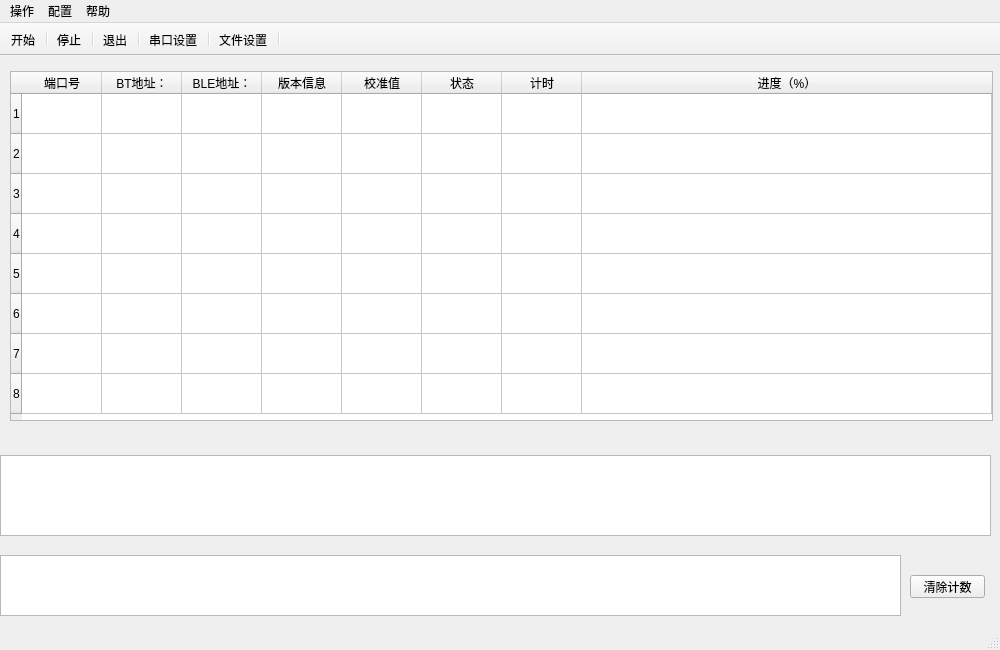
<?xml version="1.0" encoding="UTF-8"?>
<ui version="4.0">
 <class>BesDldMainWnd</class>
 <widget class="QMainWindow" name="BesDldMainWnd">
  <property name="windowModality">
   <enum>Qt::WindowModal</enum>
  </property>
  <property name="enabled">
   <bool>true</bool>
  </property>
  <property name="geometry">
   <rect>
    <x>0</x>
    <y>0</y>
    <width>1000</width>
    <height>650</height>
   </rect>
  </property>
  <property name="sizePolicy">
   <sizepolicy hsizetype="Fixed" vsizetype="Fixed">
    <horstretch>0</horstretch>
    <verstretch>0</verstretch>
   </sizepolicy>
  </property>
  <property name="minimumSize">
   <size>
    <width>1000</width>
    <height>650</height>
   </size>
  </property>
  <property name="maximumSize">
   <size>
    <width>1000</width>
    <height>650</height>
   </size>
  </property>
  <property name="acceptDrops">
   <bool>false</bool>
  </property>
  <property name="windowTitle">
   <string>产线升级工具 for 663</string>
  </property>
  <property name="windowIcon">
   <iconset>
    <normaloff>images/download.ico</normaloff>images/download.ico</iconset>
  </property>
  <property name="windowOpacity">
   <double>0.000000000000000</double>
  </property>
  <property name="autoFillBackground">
   <bool>true</bool>
  </property>
  <property name="toolButtonStyle">
   <enum>Qt::ToolButtonIconOnly</enum>
  </property>
  <property name="dockOptions">
   <set>QMainWindow::AllowTabbedDocks|QMainWindow::AnimatedDocks</set>
  </property>
  <property name="unifiedTitleAndToolBarOnMac">
   <bool>false</bool>
  </property>
  <widget class="QWidget" name="centralwidget">
   <property name="layoutDirection">
    <enum>Qt::LeftToRight</enum>
   </property>
   <property name="autoFillBackground">
    <bool>true</bool>
   </property>
   <property name="inputMethodHints">
    <set>Qt::ImhNone</set>
   </property>
   <widget class="QWidget" name="verticalLayoutWidget">
    <property name="geometry">
     <rect>
      <x>10</x>
      <y>0</y>
      <width>983</width>
      <height>381</height>
     </rect>
    </property>
    <layout class="QVBoxLayout" name="verticalLayout">
     <property name="spacing">
      <number>1</number>
     </property>
     <property name="leftMargin">
      <number>0</number>
     </property>
     <property name="topMargin">
      <number>0</number>
     </property>
     <property name="rightMargin">
      <number>0</number>
     </property>
     <property name="bottomMargin">
      <number>1</number>
     </property>
     <item>
      <widget class="QTableWidget" name="tableWidget">
       <property name="enabled">
        <bool>true</bool>
       </property>
       <property name="sizePolicy">
        <sizepolicy hsizetype="Fixed" vsizetype="Fixed">
         <horstretch>0</horstretch>
         <verstretch>0</verstretch>
        </sizepolicy>
       </property>
       <property name="minimumSize">
        <size>
         <width>981</width>
         <height>350</height>
        </size>
       </property>
       <property name="maximumSize">
        <size>
         <width>1000</width>
         <height>350</height>
        </size>
       </property>
       <property name="sizeIncrement">
        <size>
         <width>0</width>
         <height>0</height>
        </size>
       </property>
       <property name="baseSize">
        <size>
         <width>0</width>
         <height>0</height>
        </size>
       </property>
       <property name="toolTipDuration">
        <number>0</number>
       </property>
       <property name="autoFillBackground">
        <bool>true</bool>
       </property>
       <property name="textElideMode">
        <enum>Qt::ElideLeft</enum>
       </property>
       <property name="verticalScrollMode">
        <enum>QAbstractItemView::ScrollPerItem</enum>
       </property>
       <property name="horizontalScrollMode">
        <enum>QAbstractItemView::ScrollPerItem</enum>
       </property>
       <property name="gridStyle">
        <enum>Qt::SolidLine</enum>
       </property>
       <attribute name="horizontalHeaderCascadingSectionResizes">
        <bool>false</bool>
       </attribute>
       <attribute name="horizontalHeaderMinimumSectionSize">
        <number>50</number>
       </attribute>
       <attribute name="horizontalHeaderDefaultSectionSize">
        <number>80</number>
       </attribute>
       <attribute name="horizontalHeaderHighlightSections">
        <bool>false</bool>
       </attribute>
       <attribute name="horizontalHeaderShowSortIndicator" stdset="0">
        <bool>false</bool>
       </attribute>
       <attribute name="horizontalHeaderStretchLastSection">
        <bool>true</bool>
       </attribute>
       <attribute name="verticalHeaderDefaultSectionSize">
        <number>40</number>
       </attribute>
       <attribute name="verticalHeaderStretchLastSection">
        <bool>false</bool>
       </attribute>
       <row>
        <property name="text">
         <string>1</string>
        </property>
       </row>
       <row>
        <property name="text">
         <string>2</string>
        </property>
       </row>
       <row>
        <property name="text">
         <string>3</string>
        </property>
       </row>
       <row>
        <property name="text">
         <string>4</string>
        </property>
       </row>
       <row>
        <property name="text">
         <string>5</string>
        </property>
       </row>
       <row>
        <property name="text">
         <string>6</string>
        </property>
       </row>
       <row>
        <property name="text">
         <string>7</string>
        </property>
       </row>
       <row>
        <property name="text">
         <string>8</string>
        </property>
       </row>
       <column>
        <property name="text">
         <string>端口号</string>
        </property>
       </column>
       <column>
        <property name="text">
         <string>BT地址：</string>
        </property>
       </column>
       <column>
        <property name="text">
         <string>BLE地址：</string>
        </property>
       </column>
       <column>
        <property name="text">
         <string>版本信息</string>
        </property>
       </column>
       <column>
        <property name="text">
         <string>校准值</string>
        </property>
       </column>
       <column>
        <property name="text">
         <string>状态</string>
        </property>
       </column>
       <column>
        <property name="text">
         <string>计时</string>
        </property>
       </column>
       <column>
        <property name="text">
         <string>进度（%）</string>
        </property>
       </column>
      </widget>
     </item>
    </layout>
   </widget>
   <widget class="QDockWidget" name="dockWidget_1">
    <property name="enabled">
     <bool>true</bool>
    </property>
    <property name="geometry">
     <rect>
      <x>0</x>
      <y>380</y>
      <width>1001</width>
      <height>100</height>
     </rect>
    </property>
    <property name="minimumSize">
     <size>
      <width>40</width>
      <height>38</height>
     </size>
    </property>
    <property name="maximumSize">
     <size>
      <width>524287</width>
      <height>100</height>
     </size>
    </property>
    <property name="features">
     <set>QDockWidget::NoDockWidgetFeatures</set>
    </property>
    <widget class="QWidget" name="dockWidgetContents_5">
     <widget class="QTextBrowser" name="textBrowser">
      <property name="geometry">
       <rect>
        <x>0</x>
        <y>0</y>
        <width>991</width>
        <height>81</height>
       </rect>
      </property>
      <property name="minimumSize">
       <size>
        <width>0</width>
        <height>70</height>
       </size>
      </property>
     </widget>
    </widget>
   </widget>
   <widget class="QDockWidget" name="dockWidget_5">
    <property name="enabled">
     <bool>true</bool>
    </property>
    <property name="geometry">
     <rect>
      <x>0</x>
      <y>480</y>
      <width>1001</width>
      <height>91</height>
     </rect>
    </property>
    <property name="minimumSize">
     <size>
      <width>40</width>
      <height>38</height>
     </size>
    </property>
    <property name="maximumSize">
     <size>
      <width>524287</width>
      <height>100</height>
     </size>
    </property>
    <property name="features">
     <set>QDockWidget::NoDockWidgetFeatures</set>
    </property>
    <widget class="QWidget" name="dockWidgetContents_6">
     <widget class="QTextBrowser" name="textBrowser_2">
      <property name="geometry">
       <rect>
        <x>0</x>
        <y>0</y>
        <width>901</width>
        <height>61</height>
       </rect>
      </property>
      <property name="minimumSize">
       <size>
        <width>0</width>
        <height>50</height>
       </size>
      </property>
     </widget>
     <widget class="QPushButton" name="pushButton">
      <property name="geometry">
       <rect>
        <x>910</x>
        <y>20</y>
        <width>75</width>
        <height>23</height>
       </rect>
      </property>
      <property name="text">
       <string>清除计数</string>
      </property>
     </widget>
    </widget>
   </widget>
  </widget>
  <widget class="QStatusBar" name="statusbar"/>
  <widget class="QMenuBar" name="menuBar">
   <property name="geometry">
    <rect>
     <x>0</x>
     <y>0</y>
     <width>1000</width>
     <height>23</height>
    </rect>
   </property>
   <widget class="QMenu" name="menu">
    <property name="title">
     <string>操作</string>
    </property>
    <addaction name="actionStart"/>
    <addaction name="actionStop"/>
    <addaction name="actionQuit"/>
   </widget>
   <widget class="QMenu" name="menu_2">
    <property name="title">
     <string>配置</string>
    </property>
    <addaction name="actionSetup"/>
    <addaction name="actionFileSet"/>
   </widget>
   <widget class="QMenu" name="menu_3">
    <property name="title">
     <string>帮助</string>
    </property>
    <addaction name="actionHelp"/>
    <addaction name="actionAbout"/>
   </widget>
   <addaction name="menu"/>
   <addaction name="menu_2"/>
   <addaction name="menu_3"/>
  </widget>
  <widget class="QToolBar" name="toolBar">
   <property name="windowTitle">
    <string>toolBar</string>
   </property>
   <property name="movable">
    <bool>false</bool>
   </property>
   <attribute name="toolBarArea">
    <enum>TopToolBarArea</enum>
   </attribute>
   <attribute name="toolBarBreak">
    <bool>false</bool>
   </attribute>
   <addaction name="actionStart"/>
   <addaction name="separator"/>
   <addaction name="actionStop"/>
   <addaction name="separator"/>
   <addaction name="actionQuit"/>
   <addaction name="separator"/>
   <addaction name="actionSetup"/>
   <addaction name="separator"/>
   <addaction name="actionFileSet"/>
   <addaction name="separator"/>
  </widget>
  <action name="actionStart">
   <property name="checkable">
    <bool>true</bool>
   </property>
   <property name="icon">
    <iconset>
     <normaloff>images/start.png</normaloff>images/start.png</iconset>
   </property>
   <property name="text">
    <string>开始</string>
   </property>
   <property name="toolTip">
    <string>开始</string>
   </property>
  </action>
  <action name="actionStop">
   <property name="checkable">
    <bool>true</bool>
   </property>
   <property name="icon">
    <iconset>
     <normaloff>images/stop.png</normaloff>images/stop.png</iconset>
   </property>
   <property name="text">
    <string>停止</string>
   </property>
   <property name="toolTip">
    <string>停止</string>
   </property>
  </action>
  <action name="actionQuit">
   <property name="checkable">
    <bool>true</bool>
   </property>
   <property name="icon">
    <iconset>
     <normaloff>images/quit.png</normaloff>images/quit.png</iconset>
   </property>
   <property name="text">
    <string>退出</string>
   </property>
   <property name="toolTip">
    <string>退出</string>
   </property>
  </action>
  <action name="actionSetup">
   <property name="checkable">
    <bool>true</bool>
   </property>
   <property name="icon">
    <iconset>
     <normaloff>images/fileset.png</normaloff>images/fileset.png</iconset>
   </property>
   <property name="text">
    <string>串口设置</string>
   </property>
   <property name="toolTip">
    <string>串口设置</string>
   </property>
  </action>
  <action name="actionFileSet">
   <property name="checkable">
    <bool>true</bool>
   </property>
   <property name="icon">
    <iconset>
     <normaloff>images/setup.png</normaloff>images/setup.png</iconset>
   </property>
   <property name="text">
    <string>文件设置</string>
   </property>
   <property name="toolTip">
    <string>文件设置</string>
   </property>
  </action>
  <action name="actionHelp">
   <property name="icon">
    <iconset>
     <normaloff>images/help.png</normaloff>images/help.png</iconset>
   </property>
   <property name="text">
    <string>用户手册</string>
   </property>
   <property name="toolTip">
    <string>用户手册</string>
   </property>
  </action>
  <action name="actionAbout">
   <property name="checkable">
    <bool>true</bool>
   </property>
   <property name="icon">
    <iconset>
     <normaloff>images/about.png</normaloff>images/about.png</iconset>
   </property>
   <property name="text">
    <string>关于</string>
   </property>
   <property name="toolTip">
    <string>关于</string>
   </property>
  </action>
 </widget>
 <resources/>
 <connections/>
</ui>
